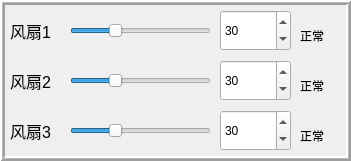
    <widget class="QFrame" name="frame_4">
     <property name="geometry">
      <rect>
       <x>10</x>
       <y>70</y>
       <width>351</width>
       <height>161</height>
      </rect>
     </property>
     <property name="frameShape">
      <enum>QFrame::Box</enum>
     </property>
     <property name="frameShadow">
      <enum>QFrame::Raised</enum>
     </property>
     <property name="lineWidth">
      <number>2</number>
     </property>
     <property name="midLineWidth">
      <number>1</number>
     </property>
     <widget class="QSpinBox" name="fan3SpinBox">
      <property name="geometry">
       <rect>
        <x>220</x>
        <y>110</y>
        <width>71</width>
        <height>41</height>
       </rect>
      </property>
      <property name="maximum">
       <number>100</number>
      </property>
      <property name="value">
       <number>30</number>
      </property>
     </widget>
     <widget class="QSlider" name="fan1HorizontalSlider">
      <property name="geometry">
       <rect>
        <x>70</x>
        <y>20</y>
        <width>141</width>
        <height>21</height>
       </rect>
      </property>
      <property name="maximum">
       <number>100</number>
      </property>
      <property name="singleStep">
       <number>10</number>
      </property>
      <property name="sliderPosition">
       <number>30</number>
      </property>
      <property name="orientation">
       <enum>Qt::Horizontal</enum>
      </property>
      <property name="invertedAppearance">
       <bool>false</bool>
      </property>
      <property name="invertedControls">
       <bool>false</bool>
      </property>
      <property name="tickPosition">
       <enum>QSlider::NoTicks</enum>
      </property>
      <property name="tickInterval">
       <number>10</number>
      </property>
     </widget>
     <widget class="QSpinBox" name="fan2SpinBox">
      <property name="geometry">
       <rect>
        <x>220</x>
        <y>60</y>
        <width>71</width>
        <height>41</height>
       </rect>
      </property>
      <property name="maximum">
       <number>100</number>
      </property>
      <property name="value">
       <number>30</number>
      </property>
     </widget>
     <widget class="QLabel" name="label_29">
      <property name="geometry">
       <rect>
        <x>10</x>
        <y>110</y>
        <width>81</width>
        <height>41</height>
       </rect>
      </property>
      <property name="font">
       <font>
        <family>Arial</family>
        <pointsize>12</pointsize>
       </font>
      </property>
      <property name="text">
       <string>风扇3</string>
      </property>
     </widget>
     <widget class="QLabel" name="label_20">
      <property name="geometry">
       <rect>
        <x>10</x>
        <y>60</y>
        <width>81</width>
        <height>41</height>
       </rect>
      </property>
      <property name="font">
       <font>
        <family>Arial</family>
        <pointsize>12</pointsize>
       </font>
      </property>
      <property name="text">
       <string>风扇2</string>
      </property>
     </widget>
     <widget class="QSlider" name="fan2HorizontalSlider">
      <property name="geometry">
       <rect>
        <x>70</x>
        <y>70</y>
        <width>141</width>
        <height>21</height>
       </rect>
      </property>
      <property name="maximum">
       <number>100</number>
      </property>
      <property name="sliderPosition">
       <number>30</number>
      </property>
      <property name="orientation">
       <enum>Qt::Horizontal</enum>
      </property>
     </widget>
     <widget class="QLabel" name="label_19">
      <property name="geometry">
       <rect>
        <x>10</x>
        <y>10</y>
        <width>81</width>
        <height>41</height>
       </rect>
      </property>
      <property name="font">
       <font>
        <family>Arial</family>
        <pointsize>12</pointsize>
       </font>
      </property>
      <property name="text">
       <string>风扇1</string>
      </property>
     </widget>
     <widget class="QSlider" name="fan3HorizontalSlider">
      <property name="geometry">
       <rect>
        <x>70</x>
        <y>120</y>
        <width>141</width>
        <height>21</height>
       </rect>
      </property>
      <property name="maximum">
       <number>100</number>
      </property>
      <property name="sliderPosition">
       <number>30</number>
      </property>
      <property name="orientation">
       <enum>Qt::Horizontal</enum>
      </property>
     </widget>
     <widget class="QSpinBox" name="fan1SpinBox">
      <property name="geometry">
       <rect>
        <x>220</x>
        <y>10</y>
        <width>71</width>
        <height>41</height>
       </rect>
      </property>
      <property name="maximum">
       <number>100</number>
      </property>
      <property name="value">
       <number>30</number>
      </property>
     </widget>
     <widget class="QLabel" name="fan1Detectlabel_2">
      <property name="geometry">
       <rect>
        <x>300</x>
        <y>20</y>
        <width>41</width>
        <height>31</height>
       </rect>
      </property>
      <property name="font">
       <font>
        <family>Arial</family>
        <pointsize>9</pointsize>
       </font>
      </property>
      <property name="text">
       <string>正常</string>
      </property>
     </widget>
     <widget class="QLabel" name="fan2Detectlabel">
      <property name="geometry">
       <rect>
        <x>300</x>
        <y>70</y>
        <width>41</width>
        <height>31</height>
       </rect>
      </property>
      <property name="font">
       <font>
        <family>Arial</family>
        <pointsize>9</pointsize>
       </font>
      </property>
      <property name="text">
       <string>正常</string>
      </property>
     </widget>
     <widget class="QLabel" name="fan3Detectlabel">
      <property name="geometry">
       <rect>
        <x>300</x>
        <y>120</y>
        <width>41</width>
        <height>31</height>
       </rect>
      </property>
      <property name="font">
       <font>
        <family>Arial</family>
        <pointsize>9</pointsize>
       </font>
      </property>
      <property name="text">
       <string>正常</string>
      </property>
     </widget>
    </widget>
